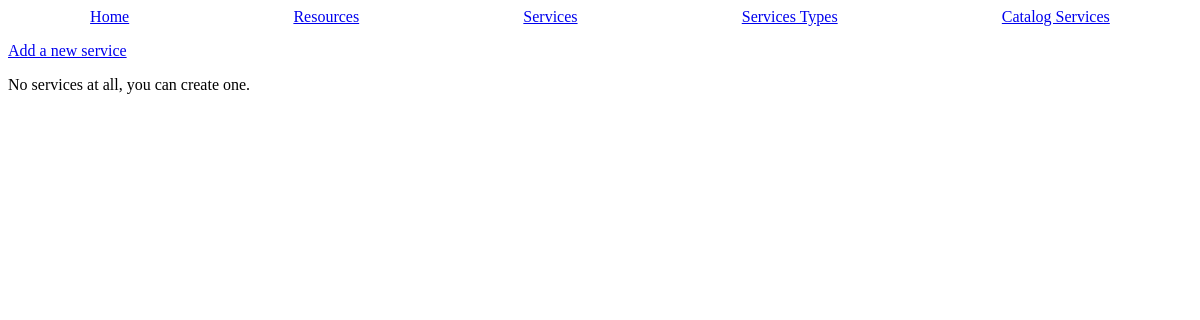
Page /services on the earlier database version.
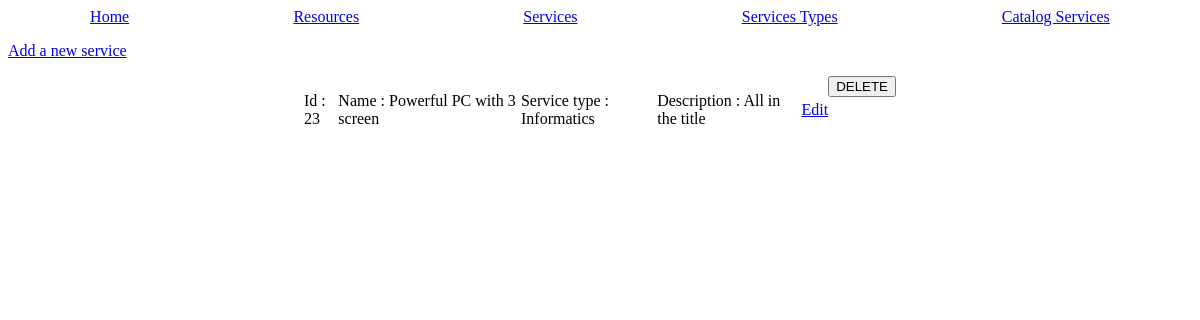
Same page on the later database version.
### tables this page shows
CREATE TABLE "services" (
	"id"	INTEGER UNIQUE,
	"desc"	TEXT NOT NULL,
	"service_type_id"	INTEGER NOT NULL,
	"starting_date"	TEXT NOT NULL,
	"ending_date"	TEXT NOT NULL,
	"name"	TEXT NOT NULL,
	PRIMARY KEY("id" AUTOINCREMENT),
	FOREIGN KEY("service_type_id") REFERENCES "services_types"("id")
);

CREATE TABLE "services_types" (
	"id"	INTEGER UNIQUE,
	"desc"	TEXT NOT NULL,
	"name"	TEXT NOT NULL UNIQUE,
	PRIMARY KEY("id" AUTOINCREMENT)
);

### main.py (the view, shortened to what this page needs)
@app.route('/services', methods = ['POST', 'GET'])
def services():
    data_services = utils.getRowsFromDb('SELECT * from services');
    data_services_types = utils.getRowsFromDb('SELECT * from services_types');
    return render_template('services.html.jinja', services=data_services, services_types=data_services_types);

### utils.py (called while the page is built)
def dictFactory(cursor, row) -> dict:
    d = {};
    for idx, col in enumerate(cursor.description):
        d[col[0]] = row[idx];
    return d;

def connectDb(path : str = 'db/db.db') -> sqlite3.Connection:
    db = None;
    try:
        db = sqlite3.connect(path);
        db.row_factory = dictFactory;
    except Exception as err:
        flash("Can't connect do database " + str(err), 'error');
    return db;

def getRowsFromDb(request : str, values : tuple = None) -> dict:
    elementsFromDb : dict = None
    try:
        db = connectDb();
        cursor = db.cursor();
        if(type(values) is tuple):
            elementsFromDb = cursor.execute(request, values).fetchall();
        else:
            elementsFromDb = cursor.execute(request).fetchall();
        db.close();
    except Exception as err:
        flash("Can't execute SQL request " + str(err), 'error')
    return elementsFromDb;

### templates/services.html.jinja (shortened to what this page needs)
{% extends "base.html.jinja" %}
{% block content %}
<a href="/add-service"><p>Add a new service</p></a>
{% if services|length > 0 %}
{% for service in services %}
    <div class="item">
        <div>
            <p>Id : {{ service['id'] }}</p>
        </div>
        <div>
            <p>Name : {{ service['name'] }}</p>
        </div>
        <div>
            <p>Service type :
           {% for service_type in services_types %}
                {% if service['service_type_id'] == service_type['id'] %}
                    {{service_type['name']}}
                {% endif %}
            {% endfor %}
            </p>
        </div>
        <div>
            <p>Description : {{ service['desc'] }}</p>
        </div>
        <div>
            <a href="service/{{service['id']}}"><p>Edit</p></a>
        </div>
        <form action="/services" method="POST">
            <input type="submit" value="DELETE" name="delete_service">
        </form>
    </div>
{% endfor %}
{% else %}
<p>No services at all, you can create one.</p>
{% endif %}
{% endblock %}

Differences in the rows shown:
added services: id "23", name "Powerful PC with 3 screen", desc "All in the title"
now on this page (row unchanged): services_types: name "Informatics"
Other differences:
text no longer shown: "No services at all, you can create one."
